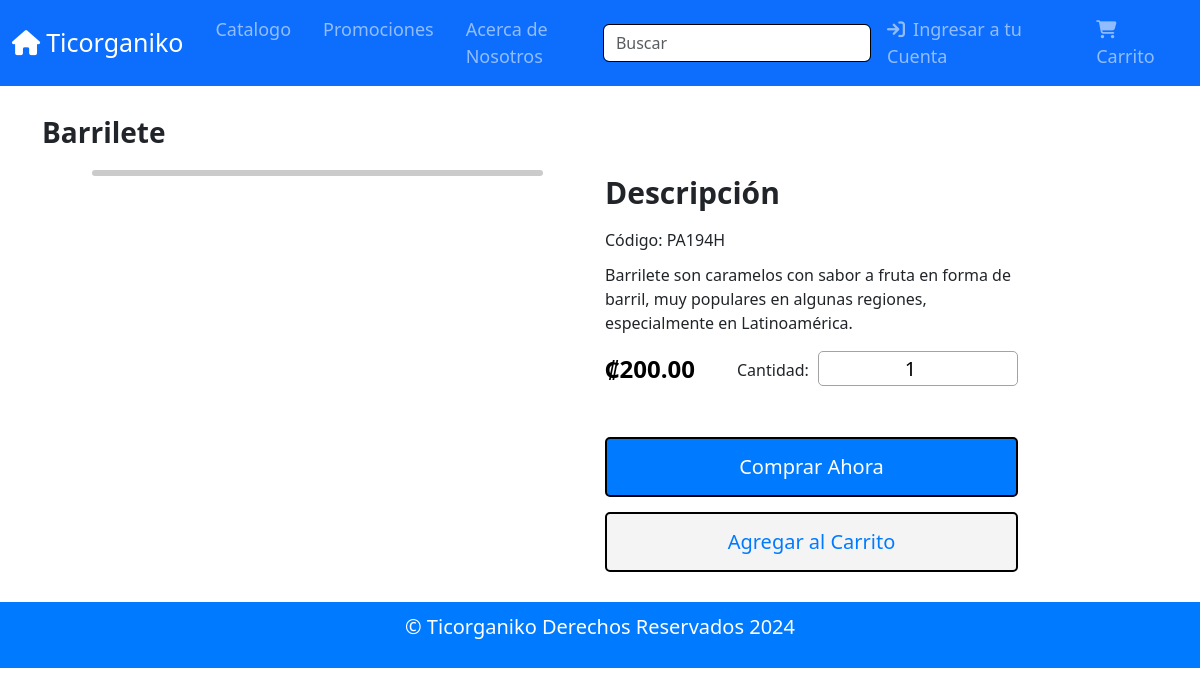
Page /infoProducto.php?id_producto=4 on the committed database.
### tables this page shows
CREATE TABLE productos (
  id_producto INT NOT NULL AUTO_INCREMENT,
  nombreProducto VARCHAR(30) NOT NULL,
  descripcion VARCHAR(350) NOT NULL,
  id_categoria INT NOT NULL,
  precio DECIMAL(10, 2) NOT NULL,
  codigo VARCHAR(6) NOT NULL,
  promocion DECIMAL(10, 2),
  activo BOOLEAN,
  ruta_imagen VARCHAR(1024),
  PRIMARY KEY (id_producto),
  FOREIGN KEY (id_categoria) REFERENCES categorias(id_categoria)
);

### infoProducto.php (the view, shortened to what this page needs)
<?php
include_once "plantilla.php";
$id_producto = isset($_GET['id_producto']) ? $_GET['id_producto'] : '';
$query = "SELECT * FROM productos WHERE id_producto = $id_producto";
$resultado = mysqli_query($conn, $query);
$detalles_producto = mysqli_fetch_assoc($resultado);
?>
<!DOCTYPE html>
<html xmlns="http://www.w3.org/1999/xhtml">
<head>
    <link rel="stylesheet" href="css/estilos.css">
    <link href="https://cdn.jsdelivr.net/npm/bootstrap@5.3.3/dist/css/bootstrap.min.css" rel="stylesheet">
</head>
<body>
    <section>
        <div class="container" style="margin-top: 30px;">
            <h3 style="padding-bottom: 20px;" class="card-title">
                <b><?php echo $detalles_producto['nombreProducto']; ?></b>
            </h3>
            <div class="row">
                <div class="col-5 float-right" style="margin-left: 50px;">
                    <div class="card" style="border-radius: 20px; border: 3px solid #cbcbcb;">
                    </div>
                </div>
                <div class="col-5" style="padding-left: 50px;">
                    <div class="product-info">
                        <p style="font-size: 30px;"><b>Descripción</b></p>
                        <form id="add-to-cart-form" method="post" action="agregar_al_carrito.php">
                            <h6 style="padding-bottom: 5px;">Código: <?php echo $detalles_producto['codigo']; ?></h6>
                            <p><?php echo $detalles_producto['descripcion']; ?></p>
                            <div class="flex-container">
                                <div>
                                    <label id="precioConfig" class="price">₡<?php echo number_format($detalles_producto['precio'], 2); ?></label>
                                </div>
                                <div>
                                    <label for="cantidad" style="margin-right: 5px;">Cantidad:</label>
                                    <input type="number" id="cantidad" name="cantidad" value="1" min="1" required>
                                </div>
                            </div>
                            <div class="button-container">
                                <button type="submit" class="add-to-cart-button" name="add_to_cart">Agregar al Carrito</button>
                                <button type="submit" class="buy-button" name="comprar_ahora">Comprar Ahora</button>
                            </div>
                        </form>
                    </div>
                </div>
            </div>
        </div>
    </section>
</body>
</html>

### css/estilos.css (style rules this page uses)
.card { text-align: left; font-size: 18px; }
.product-info .buy-button { display: inline-block; background-color: #007bff; color: #fff; padding: 10px 20px; border-radius: 5px; text-decoration: none; transition: background-color 0.3s ease; }
.price { font-size: 24px; font-weight: bold; color: #000; }
#precioConfig { float: right; }
#cantidad { width: 200px; height: 35px; text-align: center; border: 1px solid #a4a2a2; border-radius: 5px; font-size: 20px; }
.button-container { display: flex; gap: 15px; }
.buy-button, .add-to-cart-button { padding: 10px 20px; border-radius: 5px; border: 2px solid #000000; font-size: 20px; cursor: pointer; width: 415px; height: 60px; }
.buy-button { margin-top: 50px; background-color: #007bff; color: #fff; }
.add-to-cart-button { background-color: #f4f4f4; color: #007bff; transition: background-color 0.3s ease; }
.flex-container { display: flex; justify-content: space-between; }
.button-container { display: flex; flex-direction: column-reverse; align-items: center; width: 100%; }
.add-to-cart-button, .buy-button { width: 100%; }

### rows in the picture
productos: nombreProducto "Barrilete", codigo "PA194H", descripcion "Barrilete son caramelos con sabor a fruta en forma de barril, muy populares en algunas regiones, especialmente en Latinoamérica.", precio "200.00"
